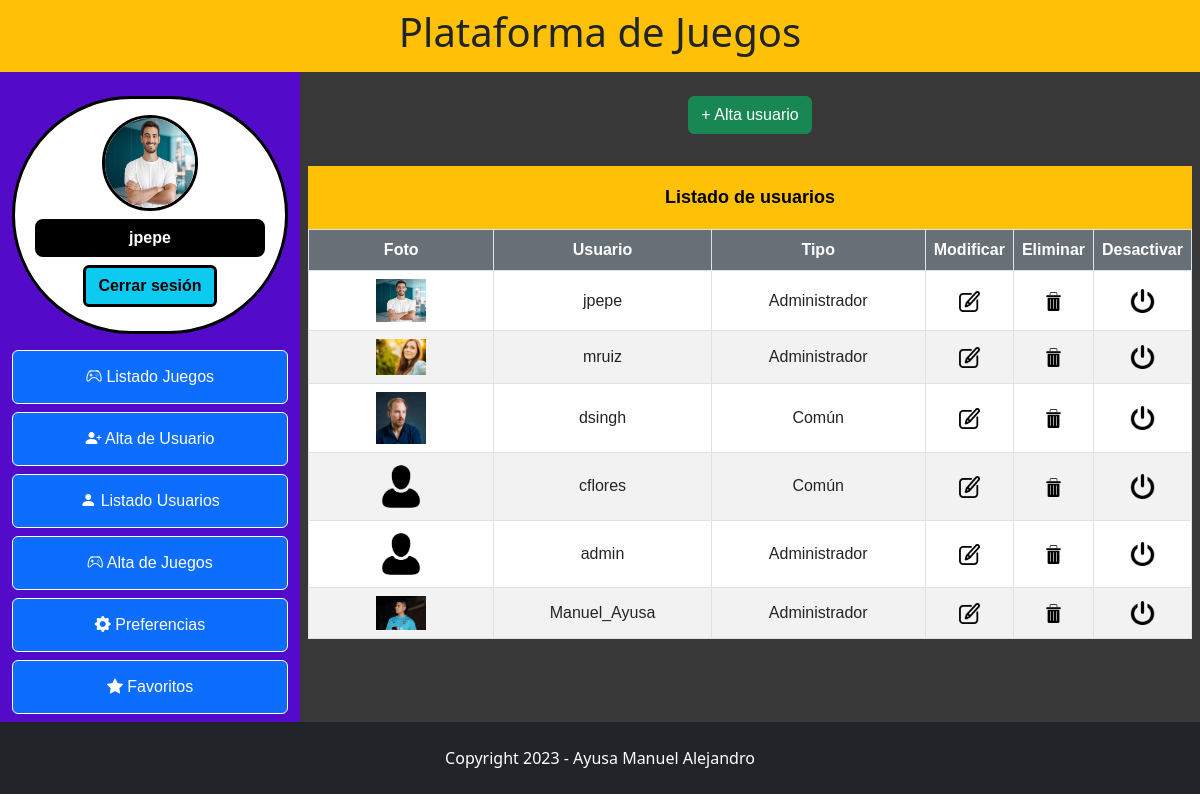
/?c=Usuario&a=mostrarInfoUsuarios (signed in), run on the app's committed database.
### tables this page shows
CREATE TABLE `usuario` (
  `id_usuario` int(11) NOT NULL,
  `usuario` varchar(45) NOT NULL,
  `pass` varchar(40) NOT NULL,
  `tipo` varchar(20) DEFAULT NULL,
  `foto` varchar(50) DEFAULT NULL,
  `activado` char(1) NOT NULL DEFAULT 'S'
);

### sistema/BaseDeDatos.php (called while the page is built)
<?php
    class BaseDeDatos {
        static $host = "localhost";
        static $user = "root";
        static $password = "";
        static $db = "proyecto_juegos";
        static $conexion;
        public static function conectar(){
            $dsn = "mysql:host=" . self::$host . ";dbname=" . self::$db;
            try {
                self::$conexion = new PDO($dsn, self::$user, self::$password);
                self::$conexion->setAttribute(PDO::ATTR_ERRMODE, PDO::ERRMODE_EXCEPTION);
                return self::$conexion;
            } catch (PDOException $e) {
                echo "<p>Error en la conexion</p>";
                echo "<p>ERROR: " . $e->getMessage() . "</p>";
            }
        }
    }
?>

### modelos/Usuario.php (called while the page is built, shortened)
<?php
    class Usuario {
        private $conexion;
        public function __construct()
        {
            $this->conexion = BaseDeDatos::conectar();
        }
        public function listaDeUsuarios()
        {
            $consulta = 'SELECT usuario, foto, tipo, id_usuario FROM usuario WHERE activado = ?';
            $sentencia = $this->conexion->prepare($consulta);
            $activado = 'S';
            $sentencia->bindParam(1, $activado);
            $sentencia->execute();
            $resultados = $sentencia->fetchAll(PDO::FETCH_OBJ);
            if (!empty($resultados)) {
                return $resultados;
            } else {
                echo 'No hay resultados';
            }
        }
    }
?>

### vistas/usuario/usuario_listado.php (the view)
<?php require_once('vistas/encabezado.php');?>
<main class="container-fluid">
    <section class="row">
        <section class="col-3 menu pt-4">
            <?php require_once('vistas/menu.php') ?>
        </section>
        <article class="col-9">
            <article class="row p-2">
                <section class="menu_tmp">
                    <a class="btn btn-success" href="?c=Usuario&a=altaUsuario">+ Alta usuario</a>
                </section>
                <table class="table table-bordered table-hover table-striped w-auto align-middle">
                    <caption class="caption-top text-center bg-warning text-black">Listado de usuarios</caption>
                    <tr>
                        <th class="bg-secondary text-white">Foto</th>
                        <th class="bg-secondary text-white">Usuario</th>
                        <th class="bg-secondary text-white">Tipo</th>
                        <th class="bg-secondary text-white ">Modificar</th>
                        <th class="bg-secondary text-white">Eliminar</th>
                        <th class="bg-secondary text-white">Desactivar</th>
                    </tr>
                    <tr>
                    <?php
                        foreach ($this->modelo->listaDeUsuarios() as $resultado) {
                            if ($resultado->foto == '') {
                                $resultado->foto = 'usuario_default.png';
                            }
                    ?>
                    <td><img src="publico/img/usuarios/<?php echo $resultado->foto;?>"></td>
                    <td> <?php echo $resultado->usuario; ?> </td>
                    <td> <?php echo $resultado->tipo; ?> </td>
                    <td class="align-middle" ><a href="?c=Usuario&a=modificarUsuario&id=<?php echo $resultado->id_usuario ?> "><img src="publico/img/iconos/modificar.png"></a></td>
                    <td class="align-middle"><a href="?c=Usuario&a=eliminarUsuario&id=<?php echo $resultado->id_usuario ?> "><img src="publico/img/iconos/eliminar.png"></a></td>
                    <td class="align-middle"><a href="?c=Usuario&a=desactivarUsuario&id=<?php echo $resultado->id_usuario ?>"><img src="publico/img/iconos/desactivar.png"></a></td>
                    </tr>
                    <?php }?>
                </table>
            </article>
        </article>
    </section>
</main>
<?php require_once('vistas/pie.php'); ?>

### publico/css/estilo.css (style rules this page uses)
* { margin: 0; padding: 0; border: 0; }
main { font-family: Verdana, Geneva, Tahoma, sans-serif }
article { background-color: rgb(56, 56, 56); padding-bottom: 3em; }
.menu_tmp { text-align: center; padding: 1em; margin-bottom: 1em; }
table { margin: 0 auto; border-collapse: collapse; text-align: center; }
caption { color: white; padding: 1em; font-weight: bold; font-size: 18px; }
th { padding: 0.5em; }
td img { width: 30%; }
td { width: calc(100% / 3); }
.menu { background-color:rgb(83, 10, 201); }

### data on the page
usuario: foto (picture), usuario "jpepe", tipo "Administrador"
usuario: foto (picture), usuario "mruiz", tipo "Administrador"
usuario: foto (picture), usuario "dsingh", tipo "Común"
usuario: usuario "cflores", tipo "Común"
usuario: usuario "admin", tipo "Administrador"
usuario: foto (picture), usuario "Manuel_Ayusa", tipo "Administrador"

### other printed values
$_SESSION['usuario'] "jpepe"
